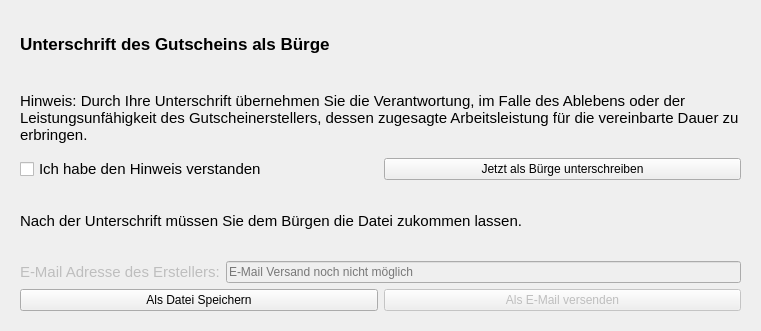
<?xml version="1.0" encoding="UTF-8"?>
<ui version="4.0">
 <class>FormSignVoucherAsGuarantor</class>
 <widget class="QWidget" name="FormSignVoucherAsGuarantor">
  <property name="geometry">
   <rect>
    <x>0</x>
    <y>0</y>
    <width>761</width>
    <height>331</height>
   </rect>
  </property>
  <property name="windowTitle">
   <string>Als Bürge unterschreiben</string>
  </property>
  <widget class="QWidget" name="">
   <property name="geometry">
    <rect>
     <x>20</x>
     <y>10</y>
     <width>721</width>
     <height>301</height>
    </rect>
   </property>
   <layout class="QVBoxLayout" name="verticalLayout">
    <item>
     <widget class="QLabel" name="label_2">
      <property name="font">
       <font>
        <pointsize>13</pointsize>
        <weight>75</weight>
        <bold>true</bold>
       </font>
      </property>
      <property name="text">
       <string>Unterschrift des Gutscheins als Bürge</string>
      </property>
     </widget>
    </item>
    <item>
     <widget class="QLabel" name="label_guarantor_liability_notice">
      <property name="font">
       <font>
        <pointsize>11</pointsize>
       </font>
      </property>
      <property name="text">
       <string>Hinweis: Durch Ihre Unterschrift übernehmen Sie die Verantwortung, im Falle des Ablebens oder der Leistungsunfähigkeit des Gutscheinerstellers, dessen zugesagte Arbeitsleistung für die vereinbarte Dauer zu erbringen.</string>
      </property>
      <property name="wordWrap">
       <bool>true</bool>
      </property>
     </widget>
    </item>
    <item>
     <layout class="QHBoxLayout" name="horizontalLayout_2">
      <item>
       <widget class="QCheckBox" name="checkBox_liability_acceptance">
        <property name="font">
         <font>
          <pointsize>11</pointsize>
         </font>
        </property>
        <property name="text">
         <string>Ich habe den Hinweis verstanden</string>
        </property>
       </widget>
      </item>
      <item>
       <widget class="QPushButton" name="pushButton_sign_as_guarantor">
        <property name="text">
         <string>Jetzt als Bürge unterschreiben</string>
        </property>
       </widget>
      </item>
     </layout>
    </item>
    <item>
     <widget class="QLabel" name="labelSendToCreatorInfo">
      <property name="font">
       <font>
        <pointsize>11</pointsize>
       </font>
      </property>
      <property name="text">
       <string>Nach der Unterschrift müssen Sie dem Bürgen die Datei zukommen lassen.</string>
      </property>
     </widget>
    </item>
    <item>
     <layout class="QHBoxLayout" name="horizontalLayout_4">
      <item>
       <widget class="QLabel" name="labelCreatorEMail">
        <property name="enabled">
         <bool>false</bool>
        </property>
        <property name="font">
         <font>
          <pointsize>11</pointsize>
         </font>
        </property>
        <property name="text">
         <string>E-Mail Adresse des Erstellers:</string>
        </property>
       </widget>
      </item>
      <item>
       <widget class="QLineEdit" name="lineEdit_creator_email_address">
        <property name="enabled">
         <bool>false</bool>
        </property>
        <property name="toolTip">
         <string/>
        </property>
        <property name="placeholderText">
         <string>E-Mail Versand noch nicht möglich</string>
        </property>
       </widget>
      </item>
     </layout>
    </item>
    <item>
     <layout class="QHBoxLayout" name="horizontalLayout">
      <item>
       <widget class="QPushButton" name="pushButton_save_as_file">
        <property name="sizePolicy">
         <sizepolicy hsizetype="Expanding" vsizetype="Fixed">
          <horstretch>0</horstretch>
          <verstretch>0</verstretch>
         </sizepolicy>
        </property>
        <property name="toolTip">
         <string/>
        </property>
        <property name="text">
         <string>Als Datei Speichern</string>
        </property>
       </widget>
      </item>
      <item>
       <widget class="QPushButton" name="pushButton_send_as_email">
        <property name="enabled">
         <bool>false</bool>
        </property>
        <property name="sizePolicy">
         <sizepolicy hsizetype="Expanding" vsizetype="Fixed">
          <horstretch>0</horstretch>
          <verstretch>0</verstretch>
         </sizepolicy>
        </property>
        <property name="toolTip">
         <string/>
        </property>
        <property name="text">
         <string>Als E-Mail versenden</string>
        </property>
       </widget>
      </item>
     </layout>
    </item>
   </layout>
  </widget>
 </widget>
 <resources/>
 <connections/>
</ui>
